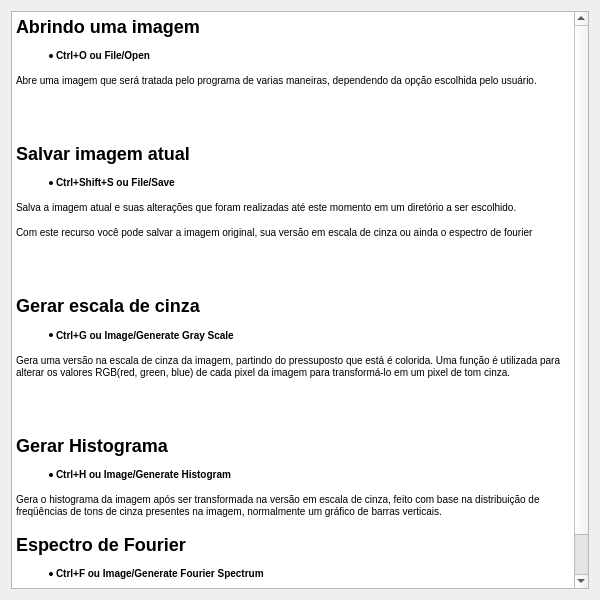
<!--
 * This file is part of Blind Camaleon.
 *
 * Blind Camaleon is free software: you can redistribute it and/or modify
 * it under the terms of the GNU Lesser General Public License as published by
 * the Free Software Foundation, either version 3 of the License, or
 * (at your option) any later version.
 *
 * Blind Camaleon is distributed in the hope that it will be useful,
 * but WITHOUT ANY WARRANTY; without even the implied warranty of
 * MERCHANTABILITY or FITNESS FOR A PARTICULAR PURPOSE.  See the
 * GNU Lesser General Public License for more details.
 *
 * You should have received a copy of the GNU Lesser General Public License
 * along with Blind Camaleon.  If not, see <http://www.gnu.org/licenses/lgpl-3.0.txt>.
-->

<ui version="4.0" >
 <class>HelpDialog</class>
 <widget class="QDialog" name="HelpDialog" >
  <property name="geometry" >
   <rect>
    <x>0</x>
    <y>0</y>
    <width>600</width>
    <height>600</height>
   </rect>
  </property>
  <property name="sizePolicy" >
   <sizepolicy vsizetype="Fixed" hsizetype="Fixed" >
    <horstretch>0</horstretch>
    <verstretch>0</verstretch>
   </sizepolicy>
  </property>
  <property name="minimumSize" >
   <size>
    <width>600</width>
    <height>600</height>
   </size>
  </property>
  <property name="maximumSize" >
   <size>
    <width>600</width>
    <height>600</height>
   </size>
  </property>
  <property name="windowTitle" >
   <string>Image Editor Help</string>
  </property>
  <layout class="QHBoxLayout" >
   <item>
    <widget class="QTextEdit" name="textEdit" >
     <property name="readOnly" >
      <bool>true</bool>
     </property>
     <property name="html" >
      <string>&lt;html>&lt;head>&lt;meta name="qrichtext" content="1" />&lt;title>Image Editor Help&lt;/title>&lt;style type="text/css">
p, li { white-space: pre-wrap; }
&lt;/style>&lt;/head>&lt;body style=" font-family:'Sans Serif'; font-size:9pt; font-weight:400; font-style:normal;">
&lt;p style=" margin-top:16px; margin-bottom:12px; margin-left:0px; margin-right:0px; -qt-block-indent:0; text-indent:0px; font-size:x-large; font-weight:600;">&lt;span style=" font-size:x-large;">Abrindo uma imagem&lt;/span>&lt;/p>
&lt;ul style="-qt-list-indent: 1;">&lt;li style=" margin-top:12px; margin-bottom:0px; margin-left:0px; margin-right:0px; -qt-block-indent:0; text-indent:0px;">&lt;span style=" font-size:small; font-weight:600;">Ctrl+O ou File/Open&lt;/span>&lt;/li>&lt;/ul>
&lt;p style=" margin-top:12px; margin-bottom:0px; margin-left:0px; margin-right:0px; -qt-block-indent:0; text-indent:0px;">&lt;span style=" font-size:small;">Abre uma imagem que será tratada pelo programa de varias maneiras, dependendo da opção escolhida pelo usuário.&lt;/span>&lt;/p>
&lt;p style=" margin-top:12px; margin-bottom:0px; margin-left:0px; margin-right:0px; -qt-block-indent:0; text-indent:0px;">&lt;br />&lt;/p>
&lt;p style=" margin-top:16px; margin-bottom:12px; margin-left:0px; margin-right:0px; -qt-block-indent:0; text-indent:0px; font-size:x-large; font-weight:600;">&lt;span style=" font-size:x-large;">Salvar imagem atual&lt;/span>&lt;/p>
&lt;ul style="-qt-list-indent: 1;">&lt;li style=" margin-top:12px; margin-bottom:0px; margin-left:0px; margin-right:0px; -qt-block-indent:0; text-indent:0px;">&lt;span style=" font-size:small; font-weight:600; color:#000000;">Ctrl+Shift+S ou File/Save&lt;/span>&lt;/li>&lt;/ul>
&lt;p style=" margin-top:12px; margin-bottom:0px; margin-left:0px; margin-right:0px; -qt-block-indent:0; text-indent:0px;">&lt;span style=" font-size:small;">Salva a imagem atual e suas alterações que foram realizadas até este momento em um diretório a ser escolhido.&lt;/span>&lt;/p>
&lt;p style=" margin-top:12px; margin-bottom:0px; margin-left:0px; margin-right:0px; -qt-block-indent:0; text-indent:0px;">&lt;span style=" font-size:small;">Com este recurso você pode salvar a imagem original, sua versão em escala de cinza ou ainda o espectro de fourier&lt;/span>&lt;/p>
&lt;p style=" margin-top:12px; margin-bottom:0px; margin-left:0px; margin-right:0px; -qt-block-indent:0; text-indent:0px;">&lt;br />&lt;/p>
&lt;p style=" margin-top:16px; margin-bottom:12px; margin-left:0px; margin-right:0px; -qt-block-indent:0; text-indent:0px; font-size:x-large; font-weight:600;">&lt;span style=" font-size:x-large;">Gerar escala de cinza&lt;/span>&lt;/p>
&lt;ul style="-qt-list-indent: 1;">&lt;li style=" margin-top:12px; margin-bottom:0px; margin-left:0px; margin-right:0px; -qt-block-indent:0; text-indent:0px;">&lt;span style=" font-size:small; font-weight:600;">Ctrl+G ou Image/Generate Gray Scale&lt;/span> &lt;/li>&lt;/ul>
&lt;p style=" margin-top:12px; margin-bottom:0px; margin-left:0px; margin-right:0px; -qt-block-indent:0; text-indent:0px;">&lt;span style=" font-size:small; color:#000000;">Gera uma versão na escala de cinza da imagem, partindo do pressuposto que está é colorida. Uma função é utilizada para alterar os valores RGB(red, green, blue) de cada pixel da imagem para transformá-lo em um pixel de tom cinza.&lt;/span>&lt;/p>
&lt;p style=" margin-top:12px; margin-bottom:0px; margin-left:0px; margin-right:0px; -qt-block-indent:0; text-indent:0px;">&lt;br />&lt;/p>
&lt;p style=" margin-top:16px; margin-bottom:12px; margin-left:0px; margin-right:0px; -qt-block-indent:0; text-indent:0px; font-size:x-large; font-weight:600;">&lt;span style=" font-size:x-large;">Gerar Histograma&lt;/span>&lt;/p>
&lt;ul style="-qt-list-indent: 1;">&lt;li style=" margin-top:12px; margin-bottom:0px; margin-left:0px; margin-right:0px; -qt-block-indent:0; text-indent:0px;">&lt;span style=" font-size:small; font-weight:600; color:#000000;">Ctrl+H ou Image/Generate Histogram&lt;/span>&lt;/li>&lt;/ul>
&lt;p style=" margin-top:12px; margin-bottom:0px; margin-left:0px; margin-right:0px; -qt-block-indent:0; text-indent:0px;">&lt;span style=" font-size:small;">Gera o histograma da imagem após ser transformada na versão em escala de cinza, feito com base na distribuição de freqüências de tons de cinza presentes na imagem, normalmente um gráfico de barras verticais.&lt;/span>&lt;/p>
&lt;p style=" margin-top:16px; margin-bottom:12px; margin-left:0px; margin-right:0px; -qt-block-indent:0; text-indent:0px; font-size:x-large; font-weight:600;">&lt;span style=" font-size:x-large;">Espectro de Fourier&lt;/span>&lt;/p>
&lt;ul style="-qt-list-indent: 1;">&lt;li style=" margin-top:12px; margin-bottom:0px; margin-left:0px; margin-right:0px; -qt-block-indent:0; text-indent:0px;">&lt;span style=" font-size:small; font-weight:600; color:#000000;">Ctrl+F ou Image/Generate Fourier Spectrum&lt;/span>&lt;/li>&lt;/ul>
&lt;p style=" margin-top:12px; margin-bottom:0px; margin-left:0px; margin-right:0px; -qt-block-indent:0; text-indent:0px;">&lt;span style=" font-size:small;">Gera o espectro de Fourier da imagem atual utilizando uma função que aplica a transformada de Fourier em uma imagem de duas dimensões. O espectro de Fourier é o gráfico da magnitude versus freqüência, aonde a freqüência corresponde a freqüência na forma de senos e cosenos.&lt;/span>&lt;/p>&lt;/body>&lt;/html></string>
     </property>
    </widget>
   </item>
  </layout>
 </widget>
 <resources/>
 <connections/>
</ui>
